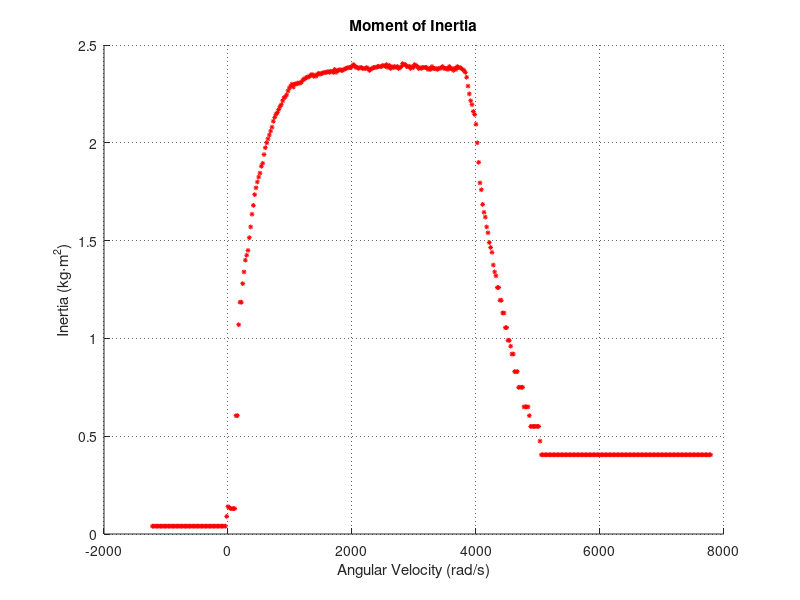

This figure's MATLAB source:
clear all
close all;
clc;

rt = 0.166/(2*pi)
N = 4773/187

data2 = csvread('data3.2.csv');%, 0, 0);

left2  = data2(:,2);
right2 = data2(:,3);
leftRight2 = ((data2(:,2)+data2(:,3))/2);%* N/rt;
time2  = data2(:,4)-1220;

sRight = scatter( time2, leftRight2, 12, 'r', '*' );

%%%%%%%%%%Rising Edge Time Constant%%%%%%%%%%
%2.4 m/s is the max velocity(steady state)
%point to read the time constant:
%2.4*.632 = 1.5168 [m/s]
%the value in time here is:
%1564 [ms]
%the value in time where the rising edge starts is:
%43 [ms]
%So the time constant is: 1564 - 43 = 1521 [ms]
tau1 =  1.5212 %[s]

%%%%%%%%%%Rising Edge Time Constant%%%%%%%%%%
%2.4 m/s is the max velocity (steady state)
%point to read the time constant:
%2.4*(1-.632) = 0.4560 [m/s]
%the value in time here is:
%6252 [ms]
%the value in time where the falling edge starts is:
%5000 [ms]
%So the time constant is: 5000 - 6252 = 1252 [ms]
tau2 = 1.252  %[s]

%ylim([-1 25])
%ylim([0 4.5])

%Title and axis labels added
title('Moment of Inertia')
xlabel('Angular Velocity (rad/s)')
ylabel('Inertia (kg\cdotm^2)')

grid on
set(gca,'GridLineStyle',':', 'GridColor', 'k', 'GridAlpha', .6)
